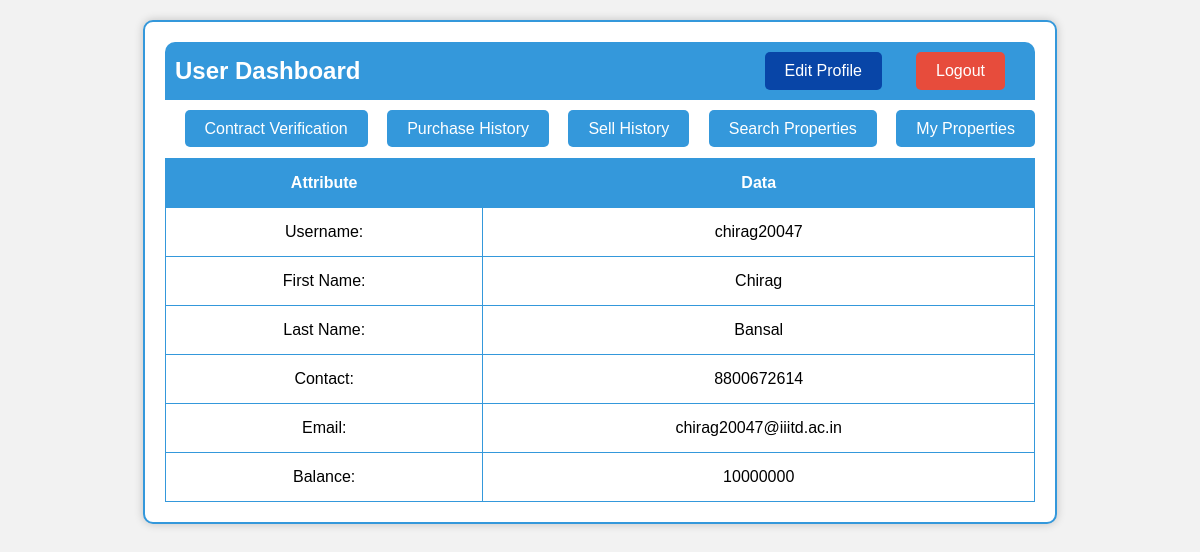
The app's page /dashboard/ (signed in) with its own data.
### project_app/models.py (models this page shows, shortened)
class AppUser(models.Model):
    first_name = models.CharField(max_length=30, null= False, blank=False, default = None)
    second_name = models.CharField(max_length=30, default= None)
    username = models.CharField(max_length=30, null= False, blank=False, default = None)
    password = models.CharField(max_length=256, null= False, blank=False, default = None)
    email = models.CharField(max_length=30, null= False, blank=False, default = None)
    contact = models.CharField(max_length=30, null= False, blank=False, default = None)
    public_key = models.CharField(max_length=300, null = True, blank = True, default = None)
    balance = models.DecimalField(decimal_places=0, max_digits=15, null = True, blank = True, default= 0)
    dv = models.BooleanField(null = False, blank = False, default= False)

### project_app/views.py (the view)
# urls.py: path("dashboard/", views.dashboard_user, name="dashboard_page"),
def dashboard_user(request):
    if request.method == "POST":
        username = request.session.get('username')
        if(request.session.get('email_kyc') is None):
            return redirect('logout_page')
        if(username is None):
            return redirect('/login')
        pass
    else:
        username = request.session.get('username')
        if(request.session.get('email_kyc') is None):
            return redirect('logout_page')
        if(username is None):
            return redirect('/login')
        current_user = []
        users = AppUser.objects.all()
        for x in users:
            if x.username == username:
                current_user = x
                break
        return render(request, 'dashboard.html', {'user': current_user})

### project_app/templates/dashboard.html (shortened to what this page needs)
<!DOCTYPE html>
<html>
<head>
</head>
<body>
    <div class="container">
        <div class="navbar">
            <h2>User Dashboard</h2>
            <a class="edit-profile-button" href="/edit_profile">Edit Profile</a>
            <a class="logout-button" href="/logout">Logout</a>
        </div>
        <div class="button-container">
            <a class="button" href="/verify_contract">Contract Verification</a>
            <a class="button" href="/past_buy_history">Purchase History</a>
            <a class="button" href="/past_sell_history">Sell History</a>
            <a class="button" href="/search_properties">Search Properties</a>
            <a class="button" href="/my_properties">My Properties</a>
        </div>
        <table>
            <thead>
                <tr>
                    <th>Attribute</th>
                    <th>Data</th>
                </tr>
            </thead>
            <tbody>
                <tr>
                    <td>Username:</td>
                    <td>{{ user.username }}</td>
                </tr>
                <tr>
                    <td>First Name:</td>
                    <td>{{ user.first_name }}</td>
                </tr>
                <tr>
                    <td>Last Name:</td>
                    <td>{{ user.second_name }}</td>
                </tr>
                <tr>
                    <td>Contact:</td>
                    <td>{{ user.contact }}</td>
                </tr>
                <tr>
                    <td>Email:</td>
                    <td>{{ user.email }}</td>
                </tr>
                <tr>
                    <td>Balance:</td>
                    <td>{{ user.balance }}</td>
                </tr>
            </tbody>
        </table>
    </div>
</body>
</html>

### project_app/templates/dashboard.html (style rules this page uses)
body { font-family: Arial, sans-serif; background-color: #f2f2f2; margin: 0; padding: 0; }
.container { max-width: 870px; margin: 20px auto; padding: 20px; border: 2px solid #3498db; background-color: #fff; box-shadow: 0px 0px 10px rgba(0, 0, 0, 0.2); border-radius: 10px; }
.navbar { display: flex; justify-content: space-between; align-items: center; background-color: #3498db; padding: 10px; border-radius: 10px 10px 0 0; }
.navbar h2 { color: #fff; margin: 0; }
.logout-button { background-color: #e74c3c; color: #fff; border: none; margin-right: 20px; padding: 10px 20px; font-size: 16px; border-radius: 5px; cursor: pointer; text-decoration: none; }
.edit-profile-button { background-color: #0845a7; color: #fff; border: none; margin-left: 370px; padding: 10px 20px; font-size: 16px; border-radius: 5px; cursor: pointer; text-decoration: none; }
.button-container { margin-top: 20px; text-align: right; }
.button-container a.button { background-color: #3498db; color: #fff; padding: 10px 20px; font-size: 16px; border: none; border-radius: 5px; cursor: pointer; text-decoration: none; margin-left: 15px; }
table { width: 100%; border-collapse: collapse; margin-top: 20px; }
table, th, td { border: 1px solid #3498db; }
th, td { padding: 15px; text-align: center; }
th { background-color: #3498db; color: #fff; }

### records on screen
AppUser: username "chirag20047", first_name "Chirag", second_name "Bansal", contact "8800672614", email "chirag20047@iiitd.ac.in", balance "10000000"
